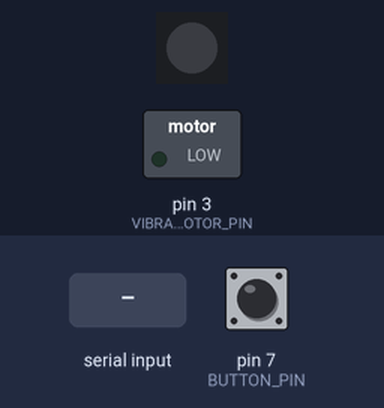
Simulated run of this sketch. Board: Arduino Uno, built with avr-gcc and run on an emulated ATmega328P. On the bench: 1 RGB LEDs in strip order, left to right, switched loads named in the sketch (green lamp = pin HIGH). Dashed ring = blinking. The test bench sets the inputs (shaded band); at power-on: pin 7 (BUTTON_PIN) HIGH.

Above: at 1.2 s.
1.3 s: "Doorbell\n" received over Serial
At 2.35 s:
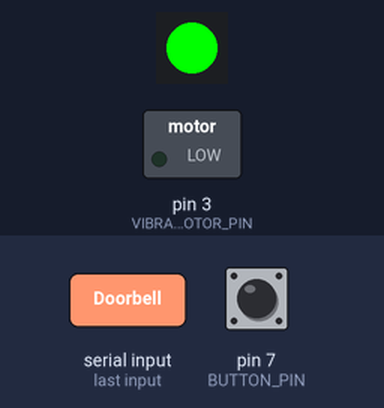
4.3 s: "Crying Baby\n" received over Serial
At 7.2 s:
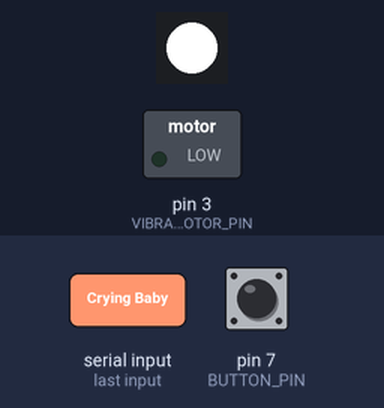
7.3 s: pin 7 (BUTTON_PIN) pulled LOW for 0.15 s
At 8.37 s:
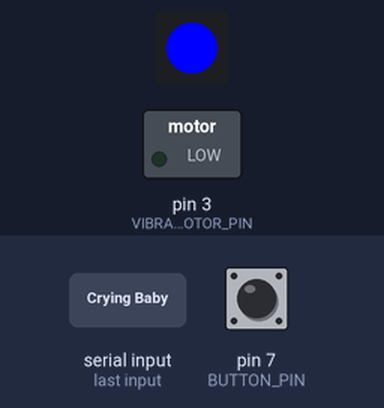
10.3 s: pin 7 (BUTTON_PIN) pulled LOW for 1 s
At 10.3 s:
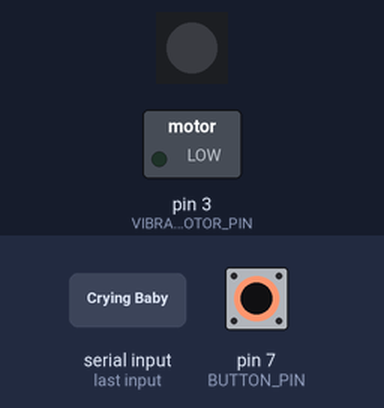
12.8 s: "Emergency Vehicle\n" received over Serial
At 14.06 s:
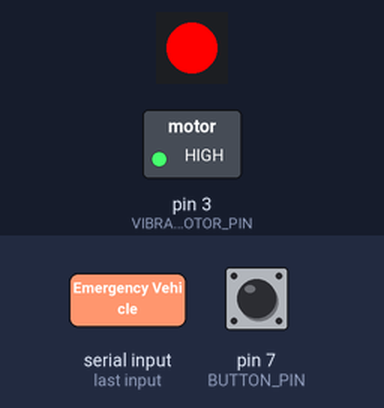
15.8 s: "Alarm\n" received over Serial
At 16.56 s:
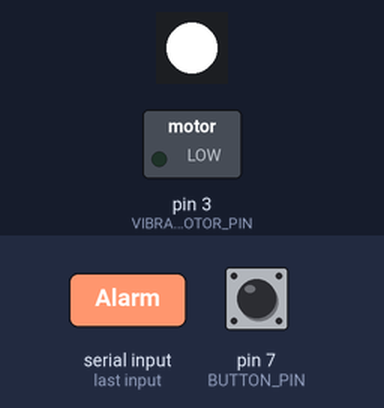
Timing chart, 0 to 19.8 s (numbered marks = the images above; inputs shaded):
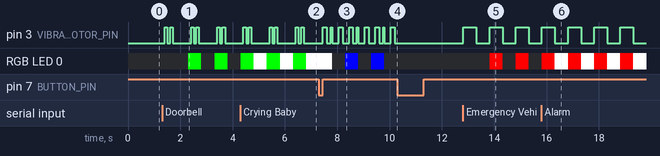

Measured:
- after the input at 1.3 s, pin 3 (VIBRATION_MOTOR_PIN): LOW → HIGH after 0.11 s, then repeats every 1.0 s: LOW 0.10 s, HIGH 0.10 s, LOW 0.70 s, HIGH 0.10 s; RGB LED 0: alternates RGB(0, 255, 0) for 0.50 s and off for 0.50 s, starting after 1.0 s
- after the input at 10.3 s, pin 3 (VIBRATION_MOTOR_PIN): stops changing and stays LOW
- after the input at 12.8 s, pin 3 (VIBRATION_MOTOR_PIN): alternates HIGH for 0.50 s and LOW for 0.50 s, starting at once; RGB LED 0: alternates RGB(255, 0, 0) for 0.50 s and off for 0.50 s, starting after 1.0 s

The sketch:

Project_Final.ino
```cpp
#include <Adafruit_NeoPixel.h>

#define LED_PIN 6
#define BUTTON_PIN 7
#define VIBRATION_MOTOR_PIN 3

#define NUMPIXELS 1
#define MAX_ALERTS 5
#define BLINK_INTERVAL 500
#define DEBOUNCE_DELAY 300

Adafruit_NeoPixel pixels(NUMPIXELS, LED_PIN, NEO_GRB + NEO_KHZ800);

int alertQueue[MAX_ALERTS][4];
int queueStart = 0;
int queueEnd = 0;

bool alertActive = false;
bool ledState = false;

unsigned long lastBlinkTime = 0;
unsigned long lastButtonPress = 0;

int vibrationStep = 0;
unsigned long lastVibTime = 0;
bool vibrationOn = false;

// ========== SETUP ==========
void setup() {
  Serial.begin(9600);
  pixels.begin();
  pinMode(BUTTON_PIN, INPUT_PULLUP);
  pinMode(VIBRATION_MOTOR_PIN, OUTPUT);
}

// ========== MAIN LOOP ==========
void loop() {
  receiveSerialCommand();
  handleAlertBlink();
  checkForButtonPress();
}

// ========== SERIAL INPUT ==========
void receiveSerialCommand() {
  if (Serial.available()) {
    String input = Serial.readStringUntil('\n');
    input.trim();

    int r = 0, g = 0, b = 0, pattern = 0;

    if (input == "Doorbell") {
      r = 0;   g = 255; b = 0;   pattern = 0;
    } else if (input == "Crying Baby") {
      r = 0;   g = 0;   b = 255; pattern = 2;
    } else if (input == "Emergency Vehicle") {
      r = 255; g = 0;   b = 0;   pattern = 3;
    } else if (input == "Alarm") {
      r = 255; g = 200; b = 0;   pattern = 1;
    } else {
      return;
    }

    enqueueAlert(r, g, b, pattern);
  }
}

// ========== QUEUE MANAGEMENT ==========
bool isColorInQueue(int r, int g, int b) {
  for (int i = queueStart; i != queueEnd; i = (i + 1) % MAX_ALERTS) {
    if (alertQueue[i][0] == r && alertQueue[i][1] == g && alertQueue[i][2] == b) {
      return true;
    }
  }
  return false;
}

void enqueueAlert(int r, int g, int b, int pattern) {
  if (isColorInQueue(r, g, b)) return;

  int nextIndex = (queueEnd + 1) % MAX_ALERTS;
  if (nextIndex != queueStart) {
    alertQueue[queueEnd][0] = r;
    alertQueue[queueEnd][1] = g;
    alertQueue[queueEnd][2] = b;
    alertQueue[queueEnd][3] = pattern;
    queueEnd = nextIndex;

    if (!alertActive) {
      alertActive = true;
      ledState = true;
      lastBlinkTime = millis();
      vibrationStep = 0;
      lastVibTime = millis();
      vibrationOn = false;
    }
  }
}

void dequeueAlert() {
  if (queueStart != queueEnd) {
    queueStart = (queueStart + 1) % MAX_ALERTS;
  }

  if (queueStart == queueEnd) {
    alertActive = false;
    setLED(0, 0, 0);
    digitalWrite(VIBRATION_MOTOR_PIN, LOW);
  } else {
    ledState = true;
    lastBlinkTime = millis();
    vibrationStep = 0;
    lastVibTime = millis();
    vibrationOn = false;
  }
}

// ========== BLINKING + VIBRATION ==========
void handleAlertBlink() {
  if (!alertActive) return;

  unsigned long currentTime = millis();
  int r = alertQueue[queueStart][0];
  int g = alertQueue[queueStart][1];
  int b = alertQueue[queueStart][2];
  int pattern = alertQueue[queueStart][3];

  if (currentTime - lastBlinkTime >= BLINK_INTERVAL) {
    lastBlinkTime = currentTime;
    ledState = !ledState;

    if (ledState) {
      setLED(r, g, b);
      vibrationStep = 0;
      vibrationOn = false;
      lastVibTime = currentTime;
    } else {
      bool hasNext = ((queueEnd + MAX_ALERTS) - queueStart) % MAX_ALERTS > 1;
      setLED(hasNext ? 255 : 0, hasNext ? 255 : 0, hasNext ? 255 : 0);
      digitalWrite(VIBRATION_MOTOR_PIN, LOW);
    }
  }

  handleVibration(pattern, currentTime);
}

void handleVibration(int pattern, unsigned long currentTime) {
  switch (pattern) {
    case 0: // 2 quick pulses
      if (vibrationStep < 4 && currentTime - lastVibTime >= 100) {
        vibrationOn = !vibrationOn;
        digitalWrite(VIBRATION_MOTOR_PIN, vibrationOn ? HIGH : LOW);
        lastVibTime = currentTime;
        vibrationStep++;
      }
      break;
    case 1: // 3 long pulses
      if (vibrationStep < 6 && currentTime - lastVibTime >= (vibrationStep % 2 == 0 ? 400 : 200)) {
        vibrationOn = !vibrationOn;
        digitalWrite(VIBRATION_MOTOR_PIN, vibrationOn ? HIGH : LOW);
        lastVibTime = currentTime;
        vibrationStep++;
      }
      break;
    case 2: // 4 short pulses
      if (vibrationStep < 8 && currentTime - lastVibTime >= 150) {
        vibrationOn = !vibrationOn;
        digitalWrite(VIBRATION_MOTOR_PIN, vibrationOn ? HIGH : LOW);
        lastVibTime = currentTime;
        vibrationStep++;
      }
      break;
    case 3: // Steady with blinking LED effect
      if (vibrationStep == 0) {
        digitalWrite(VIBRATION_MOTOR_PIN, HIGH);
        vibrationStep++;
      }
      break;
  }
}

// ========== BUTTON ==========
void checkForButtonPress() {
  unsigned long currentTime = millis();
  if (alertActive && digitalRead(BUTTON_PIN) == LOW) {
    if (currentTime - lastButtonPress > DEBOUNCE_DELAY) {
      lastButtonPress = currentTime;
      dequeueAlert();
    }
  }
}

// ========== LED ==========
void setLED(int r, int g, int b) {
  pixels.setPixelColor(0, pixels.Color(r, g, b));
  pixels.show();
}
```
